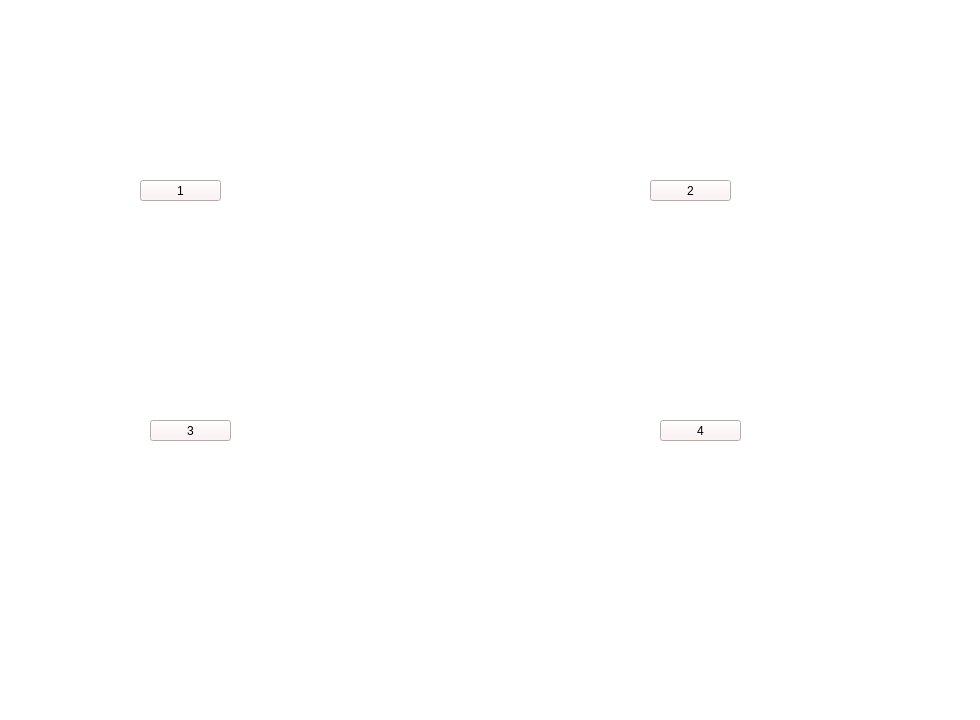
<?xml version="1.0" encoding="UTF-8"?>
<ui version="4.0">
 <class>Form</class>
 <widget class="QWidget" name="Form">
  <property name="geometry">
   <rect>
    <x>0</x>
    <y>0</y>
    <width>980</width>
    <height>720</height>
   </rect>
  </property>
  <property name="windowTitle">
   <string>Form</string>
  </property>
  <property name="styleSheet">
   <string notr="true">background-color: rgb(255, 255, 255);</string>
  </property>
  <widget class="QLabel" name="imageViewer_1">
   <property name="geometry">
    <rect>
     <x>20</x>
     <y>30</y>
     <width>300</width>
     <height>150</height>
    </rect>
   </property>
   <property name="text">
    <string/>
   </property>
  </widget>
  <widget class="QPushButton" name="pushButton_1">
   <property name="geometry">
    <rect>
     <x>140</x>
     <y>180</y>
     <width>81</width>
     <height>21</height>
    </rect>
   </property>
   <property name="styleSheet">
    <string notr="true">background-color: rgb(255, 238, 238);
font: 75 10pt &quot;Adobe 고딕 Std B&quot;;</string>
   </property>
   <property name="text">
    <string>1</string>
   </property>
  </widget>
  <widget class="QLabel" name="imageViewer_2">
   <property name="geometry">
    <rect>
     <x>530</x>
     <y>30</y>
     <width>300</width>
     <height>150</height>
    </rect>
   </property>
   <property name="text">
    <string/>
   </property>
  </widget>
  <widget class="QPushButton" name="pushButton_2">
   <property name="geometry">
    <rect>
     <x>650</x>
     <y>180</y>
     <width>81</width>
     <height>21</height>
    </rect>
   </property>
   <property name="styleSheet">
    <string notr="true">background-color: rgb(255, 238, 238);
font: 75 10pt &quot;Adobe 고딕 Std B&quot;;</string>
   </property>
   <property name="text">
    <string>2</string>
   </property>
  </widget>
  <widget class="QLabel" name="imageViewer_3">
   <property name="geometry">
    <rect>
     <x>30</x>
     <y>270</y>
     <width>300</width>
     <height>150</height>
    </rect>
   </property>
   <property name="text">
    <string/>
   </property>
  </widget>  
  <widget class="QPushButton" name="pushButton_3">
   <property name="geometry">
    <rect>
     <x>150</x>
     <y>420</y>
     <width>81</width>
     <height>21</height>
    </rect>
   </property>
   <property name="styleSheet">
    <string notr="true">background-color: rgb(255, 238, 238);
font: 75 10pt &quot;Adobe 고딕 Std B&quot;;</string>
   </property>
   <property name="text">
    <string>3</string>
   </property>
  </widget>
    <widget class="QLabel" name="imageViewer_4">
   <property name="geometry">
    <rect>
     <x>540</x>
     <y>260</y>
     <width>300</width>
     <height>150</height>
    </rect>
   </property>
   <property name="text">
    <string/>
   </property>
  </widget>
 <widget class="QPushButton" name="pushButton_4">
    <property name="geometry">
    <rect>
        <x>660</x>
        <y>420</y>
        <width>81</width>
        <height>21</height>
    </rect>
    </property>
    <property name="styleSheet">
    <string notr="true">background-color: rgb(255, 238, 238);
        font: 75 10pt &quot;Adobe 고딕 Std B&quot;;</string>
    </property>
    <property name="text">
    <string>4</string>
    </property>
 </widget>
 </widget>
<resources/>
<connections/>
</ui>
